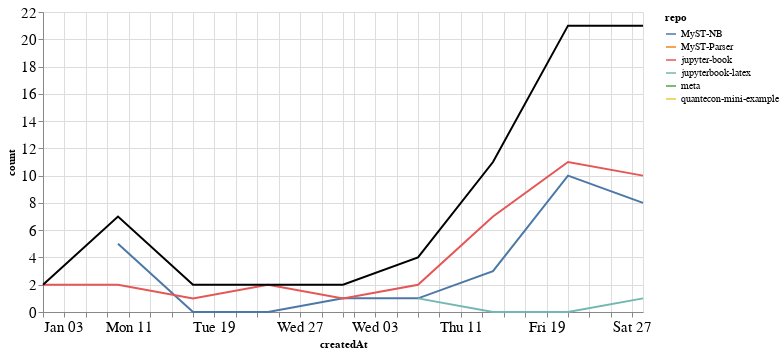

This figure's notebook cell:
### Markdown cell above
### Comments

### Code cell
comments_time = comments.groupby('repo').resample('W', on='createdAt').count()['author'].reset_index()
comments_time = comments_time.rename(columns={'author': 'count'})
comments_time_total = comments_time.groupby('createdAt').agg({"count": "sum"}).reset_index()
ch1 = alt.Chart(comments_time, width=600).mark_line().encode(
    x='createdAt',
    y='count',
    color='repo',
    tooltip="repo"
)

ch2 = alt.Chart(comments_time_total, width=600).mark_line(color="black").encode(
    x='createdAt',
    y='count',
)

ch1 + ch2

### Figure 1 — Vega-Lite specification as saved in the notebook (floating-point values rounded to 4 significant figures)
{"config": {"axisLeft": {"labelFontSize": 15}, "axisBottom": {"labelFontSize": 15}}, "layer": [{"data": {"name": "data-283f7142f8250f8ec1642156af3ba3a3"}, "mark": "line", "encoding": {"color": {"type": "nominal", "field": "repo"}, "tooltip": {"type": "nominal", "field": "repo"}, "x": {"type": "temporal", "field": "createdAt"}, "y": {"type": "quantitative", "field": "count"}}, "width": 600}, {"data": {"name": "data-60dae86156de1c7397bb7d821e812cc1"}, "mark": {"type": "line", "color": "black"}, "encoding": {"x": {"type": "temporal", "field": "createdAt"}, "y": {"type": "quantitative", "field": "count"}}, "width": 600}], "$schema": "https://vega.github.io/schema/vega-lite/v4.8.1.json", "datasets": {"data-283f7142f8250f8ec1642156af3ba3a3": [{"repo": "MyST-NB", "createdAt": "2021-01-10T00:00:00", "count": 5}, {"repo": "MyST-NB", "createdAt": "2021-01-17T00:00:00", "count": 0}, {"repo": "MyST-NB", "createdAt": "2021-01-24T00:00:00", "count": 0}, {"repo": "MyST-NB", "createdAt": "2021-01-31T00:00:00", "count": 1}, {"repo": "MyST-NB", "createdAt": "2021-02-07T00:00:00", "count": 1}, {"repo": "MyST-NB", "createdAt": "2021-02-14T00:00:00", "count": 3}, {"repo": "MyST-NB", "createdAt": "2021-02-21T00:00:00", "count": 10}, {"repo": "MyST-NB", "createdAt": "2021-02-28T00:00:00", "count": 8}, {"repo": "MyST-Parser", "createdAt": "2021-01-17T00:00:00", "count": 1}, {"repo": "jupyter-book", "createdAt": "2021-01-03T00:00:00", "count": 2}, {"repo": "jupyter-book", "createdAt": "2021-01-10T00:00:00", "count": 2}, {"repo": "jupyter-book", "createdAt": "2021-01-17T00:00:00", "count": 1}, {"repo": "jupyter-book", "createdAt": "2021-01-24T00:00:00", "count": 2}, {"repo": "jupyter-book", "createdAt": "2021-01-31T00:00:00", "count": 1}, {"repo": "jupyter-book", "createdAt": "2021-02-07T00:00:00", "count": 2}, {"repo": "jupyter-book", "createdAt": "2021-02-14T00:00:00", "count": 7}, {"repo": "jupyter-book", "createdAt": "2021-02-21T00:00:00", "count": 11}, {"repo": "jupyter-book", "createdAt": "2021-02-28T00:00:00", "count": 10}, {"repo": "jupyterbook-latex", "createdAt": "2021-02-07T00:00:00", "count": 1}, {"repo": "jupyterbook-latex", "createdAt": "2021-02-14T00:00:00", "count": 0}, {"repo": "jupyterbook-latex", "createdAt": "2021-02-21T00:00:00", "count": 0}, {"repo": "jupyterbook-latex", "createdAt": "2021-02-28T00:00:00", "count": 1}, {"repo": "meta", "createdAt": "2021-02-28T00:00:00", "count": 2}, {"repo": "quantecon-mini-example", "createdAt": "2021-02-14T00:00:00", "count": 1}], "data-60dae86156de1c7397bb7d821e812cc1": [{"createdAt": "2021-01-03T00:00:00", "count": 2}, {"createdAt": "2021-01-10T00:00:00", "count": 7}, {"createdAt": "2021-01-17T00:00:00", "count": 2}, {"createdAt": "2021-01-24T00:00:00", "count": 2}, {"createdAt": "2021-01-31T00:00:00", "count": 2}, {"createdAt": "2021-02-07T00:00:00", "count": 4}, {"createdAt": "2021-02-14T00:00:00", "count": 11}, {"createdAt": "2021-02-21T00:00:00", "count": 21}, {"createdAt": "2021-02-28T00:00:00", "count": 21}]}}
